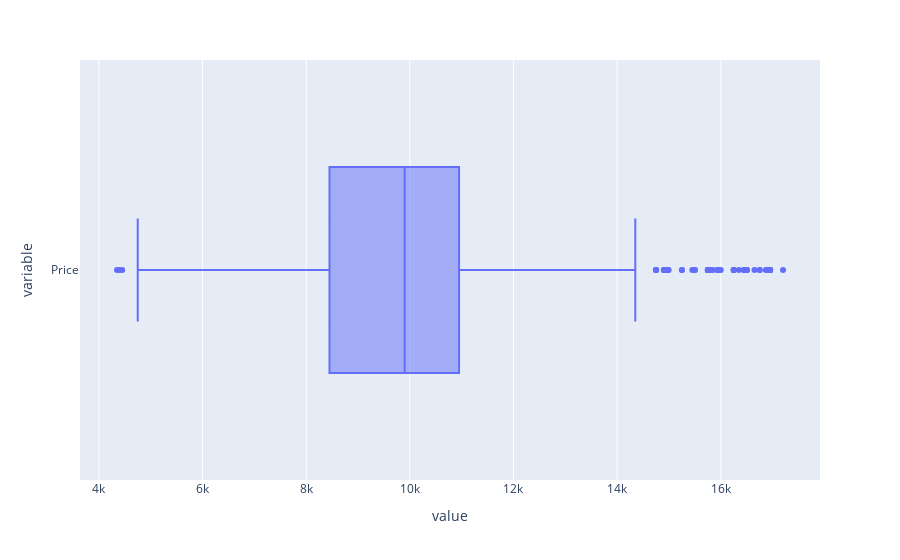

Notebook code cell kept with this figure:
### Code cell
pe.box(tc['Price'], orientation='h')

### Figure 1 — Plotly figure (JSON) as saved in the notebook; plotly's stock layout.template omitted (floating-point values rounded to 4 significant figures; data arrays with more than 128 entries replaced by an {"elided": "..."} marker saying what was removed)
{"data": [{"alignmentgroup": "True", "hovertemplate": "value=%{x}<br>variable=%{y}<extra></extra>", "legendgroup": "", "marker": {"color": "#636efa"}, "name": "", "notched": false, "offsetgroup": "", "orientation": "h", "showlegend": false, "type": "box", "x": {"elided": "1436 int values"}, "x0": " ", "xaxis": "x", "y": {"elided": "1436 str values"}, "y0": " ", "yaxis": "y"}], "layout": {"boxmode": "group", "legend": {"tracegroupgap": 0}, "margin": {"t": 60}, "xaxis": {"anchor": "y", "domain": [0, 1], "title": {"text": "value"}}, "yaxis": {"anchor": "x", "domain": [0, 1], "title": {"text": "variable"}}}}
